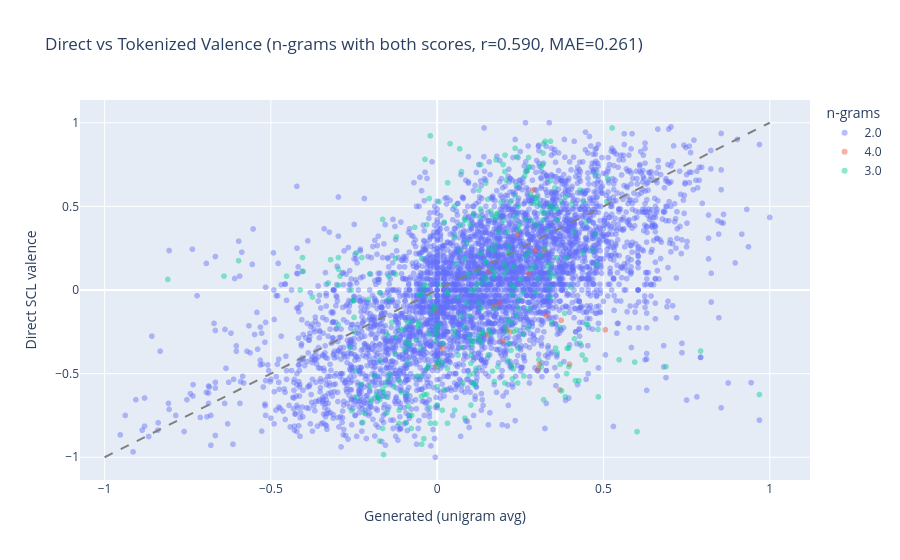

The code cell stored with this chart in its notebook:
### Markdown cell above
## Generated comparison: direct vs tokenized valence

For n-grams that have **both** a direct SCL score and a generated (unigram-avg) score,
compare the two. This validates how well simple tokenization approximates the empirically
measured phrase valence — and gives us confidence in using `generated_valence` as a
fallback for unscored n-grams in downstream notebooks.

### Code cell
import numpy as np
import plotly.express as px

comparison = joined[
    joined['valence'].notna() &
    joined['generated_valence'].notna() &
    (joined['ngrams'] > 1)
].copy()

corr = np.corrcoef(comparison['valence'], comparison['generated_valence'])[0, 1]
mae  = (comparison['valence'] - comparison['generated_valence']).abs().mean()
rmse = ((comparison['valence'] - comparison['generated_valence']) ** 2).mean() ** 0.5

print(f"N-grams in validation set : {len(comparison):,}")
print(f"Pearson r                 : {corr:.3f}")
print(f"MAE                       : {mae:.4f}")
print(f"RMSE                      : {rmse:.4f}")

fig = px.scatter(
    comparison.sample(min(len(comparison), 5000), random_state=42),
    x='generated_valence', y='valence',
    color=comparison.loc[comparison.sample(min(len(comparison), 5000), random_state=42).index, 'ngrams'].astype(str),
    opacity=0.45,
    labels={'generated_valence': 'Generated (unigram avg)', 'valence': 'Direct SCL valence', 'color': 'n-grams'},
    title=f'Direct vs Tokenized Valence (n-grams with both scores, r={corr:.3f}, MAE={mae:.3f})'
)
fig.add_shape(type='line', x0=-1, x1=1, y0=-1, y1=1, line=dict(dash='dash', color='gray'))
fig.show()

### Figure 1 — Plotly figure (JSON) as saved in the notebook; plotly's stock layout.template omitted (floating-point values rounded to 4 significant figures; data arrays with more than 128 entries replaced by an {"elided": "..."} marker saying what was removed)
{"data": [{"hovertemplate": "n-grams=2.0<br>Generated (unigram avg)=%{x}<br>Direct SCL valence=%{y}<extra></extra>", "legendgroup": "2.0", "marker": {"color": "#636efa", "opacity": 0.45, "symbol": "circle"}, "mode": "markers", "name": "2.0", "showlegend": true, "type": "scattergl", "x": {"elided": "4614 float values"}, "xaxis": "x", "y": {"elided": "4614 float values"}, "yaxis": "y"}, {"hovertemplate": "n-grams=4.0<br>Generated (unigram avg)=%{x}<br>Direct SCL valence=%{y}<extra></extra>", "legendgroup": "4.0", "marker": {"color": "#EF553B", "opacity": 0.45, "symbol": "circle"}, "mode": "markers", "name": "4.0", "showlegend": true, "type": "scattergl", "x": [0.3727, 0.369, 0.323, -0.004, 0.398, 0.3287, 0.1973, 0.2953, 0.2197, 0.1503, -0.00425, 0.2422, 0.3077, 0.0155, 0.2875, 0.2742, 0.1875, 0.5057, 0.1562, 0.172, 0.3043, 0.2107], "xaxis": "x", "y": [-0.181, -0.597, 0.238, -0.125, -0.444, -0.153, -0.306, 0.236, -0.25, -0.27, -0.458, 0.333, -0.444, -0.347, 0.597, 0.097, -0.079, -0.238, 0.111, -0.097, -0.472, -0.238], "yaxis": "y"}, {"hovertemplate": "n-grams=3.0<br>Generated (unigram avg)=%{x}<br>Direct SCL valence=%{y}<extra></extra>", "legendgroup": "3.0", "marker": {"color": "#00cc96", "opacity": 0.45, "symbol": "circle"}, "mode": "markers", "name": "3.0", "showlegend": true, "type": "scattergl", "x": {"elided": "364 float values"}, "xaxis": "x", "y": {"elided": "364 float values"}, "yaxis": "y"}], "layout": {"legend": {"title": {"text": "n-grams"}, "tracegroupgap": 0}, "shapes": [{"line": {"color": "gray", "dash": "dash"}, "type": "line", "x0": -1, "x1": 1, "y0": -1, "y1": 1}], "title": {"text": "Direct vs Tokenized Valence (n-grams with both scores, r=0.590, MAE=0.261)"}, "xaxis": {"anchor": "y", "domain": [0.0, 1.0], "title": {"text": "Generated (unigram avg)"}}, "yaxis": {"anchor": "x", "domain": [0.0, 1.0], "title": {"text": "Direct SCL valence"}}}}
